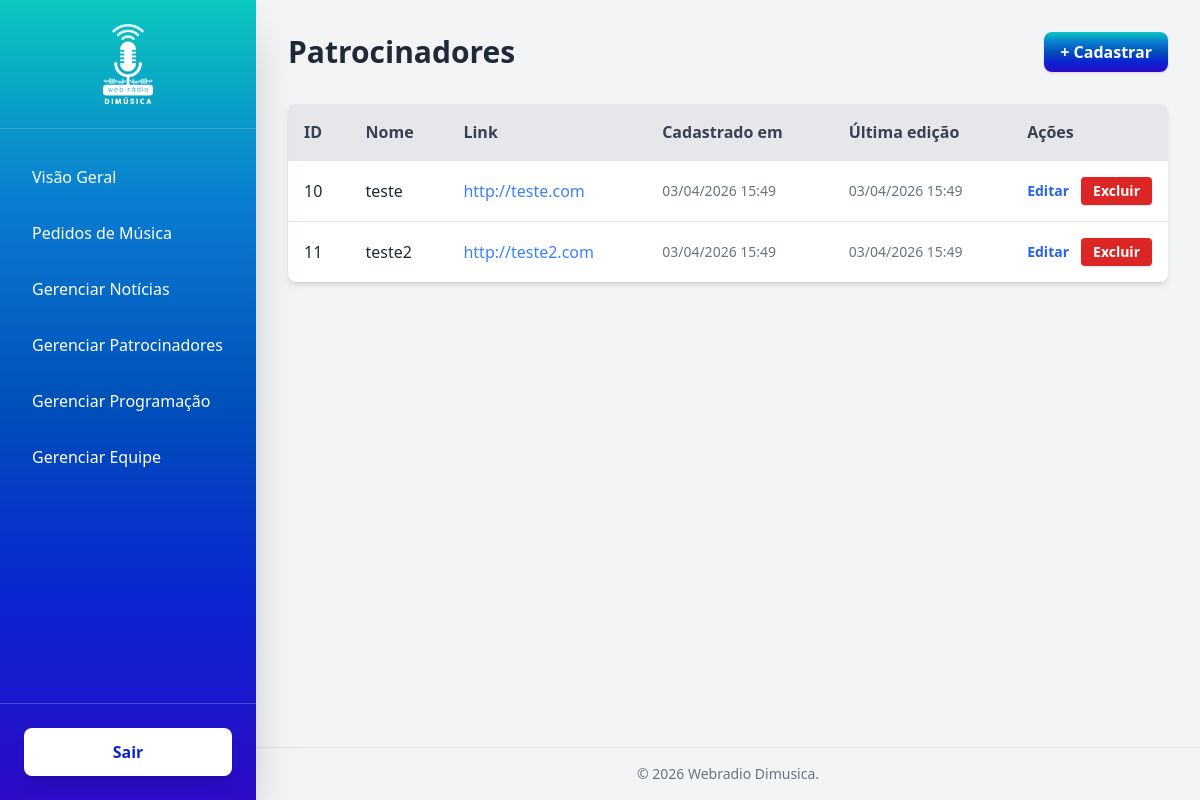
The page /painel/patrocinadores/ (signed in) on the database its author committed.
### sponsors/models.py (models this page shows, shortened)
class Patrocinador(models.Model):
    nome = models.CharField(max_length=255, unique=True, blank=False, null=False)
    link = models.URLField(max_length=255, blank=False, null=False)
    imagem_app = models.ImageField(upload_to='patrocinador_app/', blank=False, null=False)
    imagem_site = models.ImageField(upload_to='patrocinador_site/', blank=False, null=False)
    created_at = models.DateTimeField(auto_now_add=True)
    updated_at = models.DateTimeField(auto_now=True)

### webadmin/views.py (the view)
# urls.py: path('patrocinadores/', views.patrocinadores_list, name='admin_sponsors_list'),
@login_required(login_url='admin_login')
def patrocinadores_list(request):
    patrocinadores = Patrocinador.objects.all()
    return render(request, 'webadmin/patrocinadores_list.html', {
        'patrocinadores': patrocinadores
    })

### webadmin/templates/webadmin/patrocinadores_list.html (shortened to what this page needs)
{% extends 'webadmin/base.html' %}
{% block content %}
<div class="flex justify-between items-center mb-8">
    <h2 class="text-3xl font-bold text-gray-800">Patrocinadores</h2>
        <a href="{% url 'admin_sponsor_add' %}" class="mobile-gradient text-white px-4 py-2 rounded-lg font-semibold shadow hover:opacity-90 transition">
            + Cadastrar
        </a>
    </div>
    <div class="bg-white rounded-lg shadow-md overflow-hidden">
        <table class="w-full text-left border-collapse">
            <thead>
                <tr class="bg-gray-200 text-gray-700">
                    <th class="p-4 border-b">ID</th>
                    <th class="p-4 border-b">Nome</th>
                    <th class="p-4 border-b">Link</th>
                    <th class="p-4 border-b">Cadastrado em</th>
                    <th class="p-4 border-b">Última edição</th>
                    <th class="p-4 border-b w-24">Ações</th>
                </tr>
            </thead>
            <tbody>
                {% for p in patrocinadores %}
                <tr class="hover:bg-gray-100 border-b last:border-0">
                    <td class="p-4 text-gray-800">{{ p.id }}</td>
                    <td class="p-4 text-gray-800 font-medium">{{ p.nome }}</td>
                    <td class="p-4 text-blue-500"><a href="{{ p.link }}" target="_blank" class="hover:underline">{{ p.link }}</a></td>
                    <td class="p-4 text-gray-500 text-sm">{{ p.created_at|date:"d/m/Y H:i" }}</td>
                    <td class="p-4 text-gray-500 text-sm">{{ p.updated_at|date:"d/m/Y H:i" }}</td>
                    <td class="p-4 align-middle">
                        <div class="flex gap-3 items-center">
                            <a href="{% url 'admin_sponsor_edit' p.id %}" class="text-blue-600 hover:text-blue-800 font-semibold text-sm">Editar</a>
                            <form action="{% url 'admin_sponsor_delete' p.id %}" method="post" class="inline">
                                <button type="button" onclick="openDeleteModal(this.parentElement, 'o patrocinador \'{{ p.nome|escapejs }}\'')" class="bg-red-600 text-white px-3 py-1 rounded font-semibold text-sm hover:bg-red-700 transition shadow">Excluir</button>
                            </form>
                        </div>
                    </td>
                </tr>
                {% empty %}
                <tr>
                    <td colspan="6" class="p-4 text-center text-gray-500">Nenhum patrocinador encontrado.</td>
                </tr>
                {% endfor %}
            </tbody>
        </table>
    </div>
{% endblock %}

### webadmin/templates/webadmin/base.html (style rules this page uses)
.mobile-gradient { background: linear-gradient(to bottom, #0AC7BE, #0A7DD1, #0051BA, #0A24D1, #2D0AC7); }

### rows shown on the page
Patrocinador: id "10", nome "teste", link "http://teste.com", created_at "03/04/2026 15:49", updated_at "03/04/2026 15:49"
Patrocinador: id "11", nome "teste2", link "http://teste2.com", created_at "03/04/2026 15:49", updated_at "03/04/2026 15:49"
